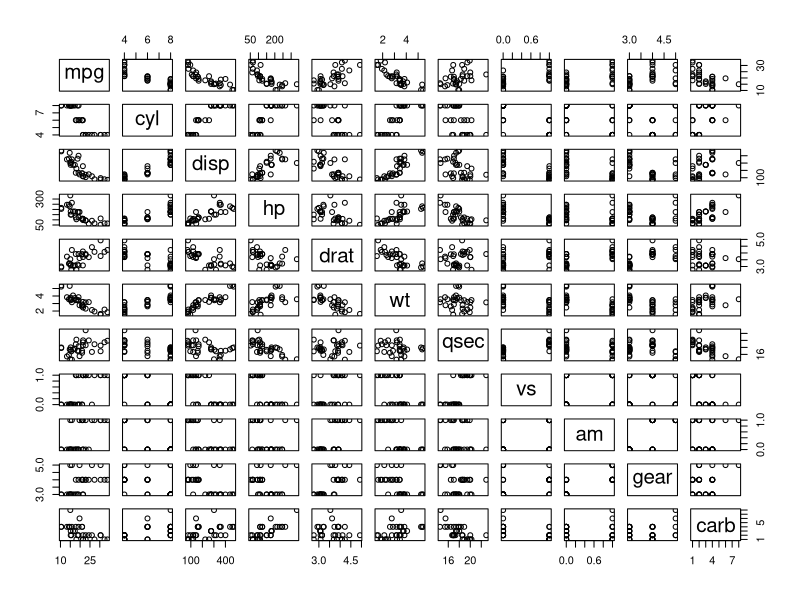
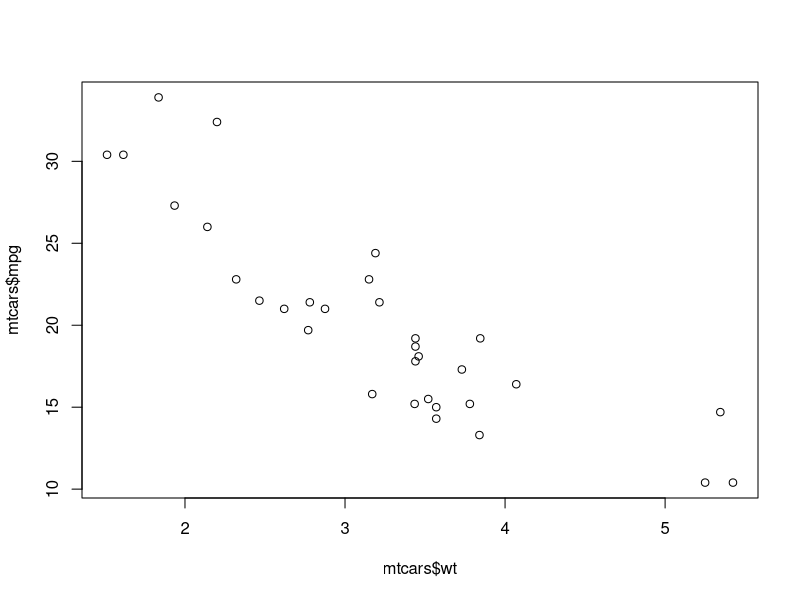
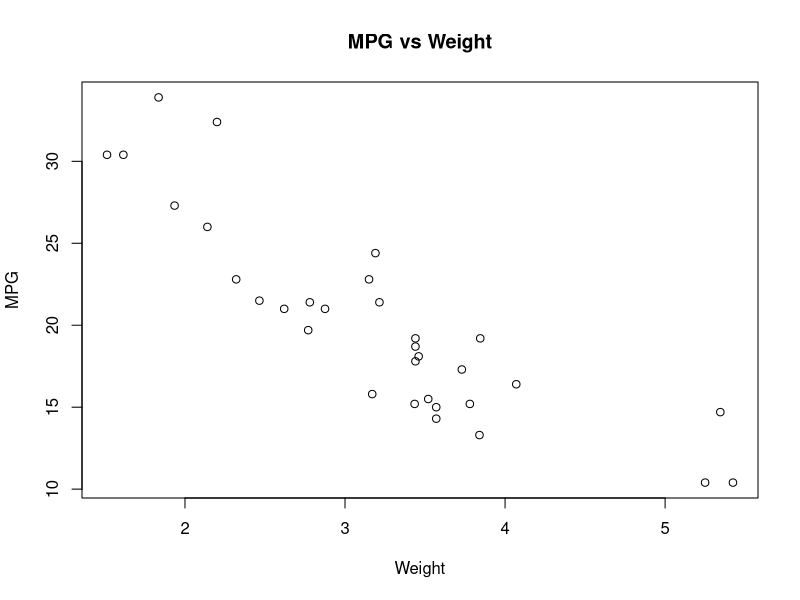
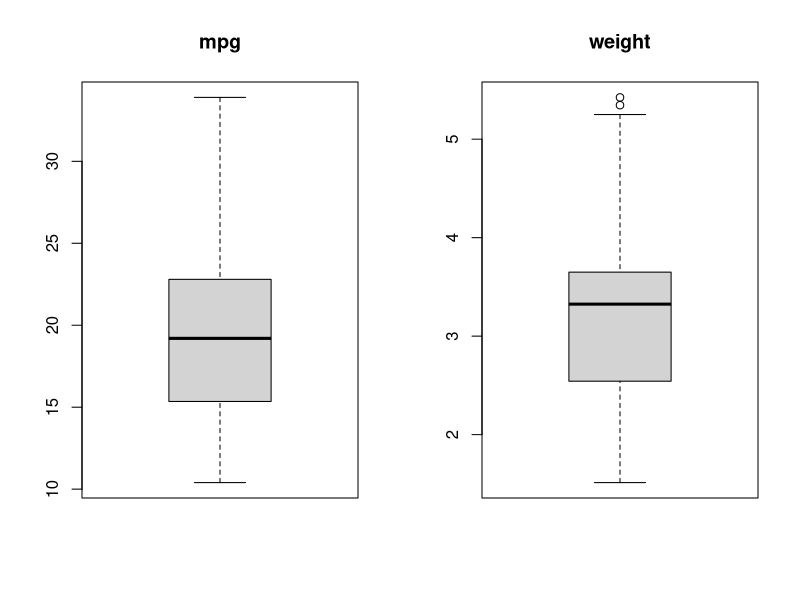
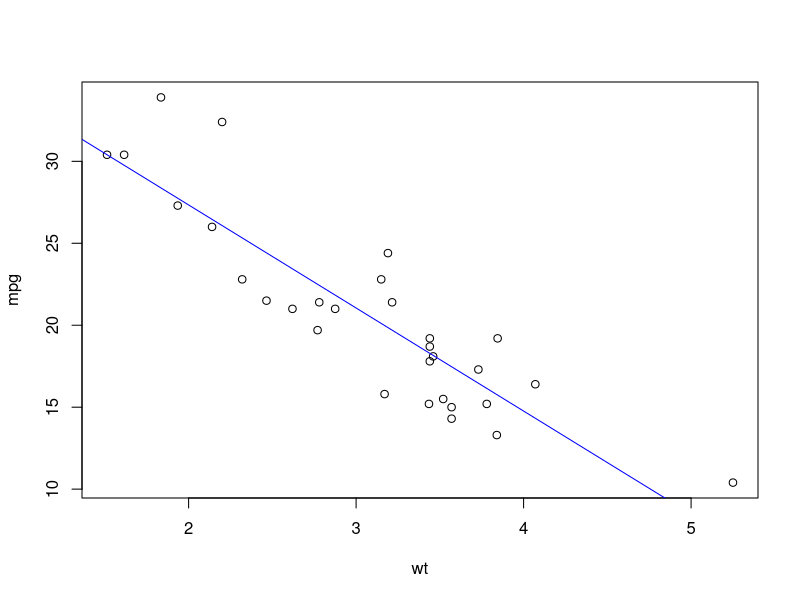

The R script that drew these images, in order:
## ----setup, include=FALSE------------------------------------------------
knitr::opts_chunk$set(echo = TRUE, prompt = TRUE, collapse = TRUE)

## ------------------------------------------------------------------------
getwd()

## ---- eval = F-----------------------------------------------------------
## setwd("D:/Jared/work/R/R_LinearRegression")

## ------------------------------------------------------------------------
data(mtcars)

## ------------------------------------------------------------------------
head(mtcars, 10)

## ------------------------------------------------------------------------
str(mtcars)

## ------------------------------------------------------------------------
summary(mtcars)

## ------------------------------------------------------------------------
plot(mtcars)

## ---- echo = F-----------------------------------------------------------
paste("The slope is negative")

## ------------------------------------------------------------------------
plot(mtcars$mpg ~ mtcars$wt)

## ------------------------------------------------------------------------
plot(mtcars$mpg ~ mtcars$wt, xlab="Weight", ylab="MPG", main="MPG vs Weight")

## ------------------------------------------------------------------------
cor(mtcars$mpg, mtcars$wt)
cor.test(mtcars$mpg, mtcars$wt)

## ------------------------------------------------------------------------
head(mtcars)
my_mtcars <- mtcars[, -c(8,9)]
head(my_mtcars, 10) 

## ------------------------------------------------------------------------
my_mtcars <- subset(my_mtcars, select = -c(gear, carb))

## ------------------------------------------------------------------------
str(my_mtcars)
dim(my_mtcars)

## ------------------------------------------------------------------------
my_mtcars$cyl <- as.factor(my_mtcars$cyl)
class(my_mtcars$cyl)

## ------------------------------------------------------------------------
tapply(my_mtcars$mpg, my_mtcars$cyl, mean)

## ------------------------------------------------------------------------
par(mfrow=c(1, 2))
boxplot(my_mtcars$mpg, main = "mpg")
boxplot(my_mtcars$wt, main = "weight")  

## ------------------------------------------------------------------------
boxplot.stats(my_mtcars$wt)$out

## ------------------------------------------------------------------------
my_mtcars <- subset(my_mtcars, wt <= 5.3)

## ------------------------------------------------------------------------
lm1 <- lm(mpg ~ wt, data = my_mtcars)

## ------------------------------------------------------------------------
summary(lm1)

## ------------------------------------------------------------------------
par(mfrow=c(1, 1))
plot(mpg ~ wt, data = my_mtcars)
abline(lm1, col="blue")

## ---- eval = F-----------------------------------------------------------
## abline(coef = lm1$coefficients, col="green")
## abline(lm1$coefficients, col="red")

## ------------------------------------------------------------------------
lm2 <- lm(mpg ~ wt + hp, data = my_mtcars)
lm3 <- lm(mpg ~ hp, data = my_mtcars)
summary(lm2)
summary(lm3)

## ------------------------------------------------------------------------
AIC(lm1)
AIC(lm2)
AIC(lm3)

## ------------------------------------------------------------------------
nd <- data.frame(hp = 225, wt = 4.0)
predict(lm2, newdata = nd, type = "response")

## ------------------------------------------------------------------------
lm2$coefficients[[1]] + (lm2$coefficients[[2]]*4.0) + (lm2$coefficients[[3]]*225)

